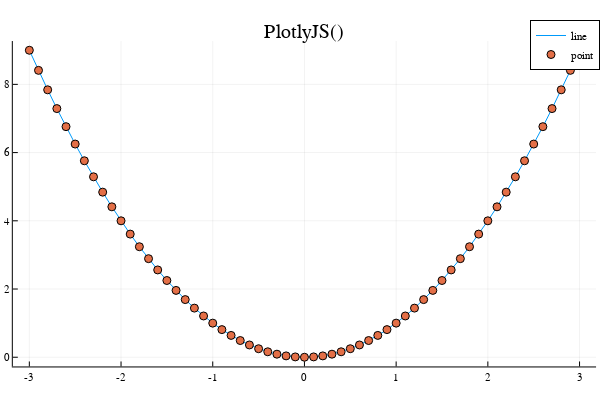

Notebook cell for this chart:
### Code cell
using Plots
plotlyjs()
x=-3:0.1:3
f(x)=x^2
y=f.(x)
p=plot(x,y,label="line")
scatter!(x,y,label="point")
title!("PlotlyJS()")

### Figure 1 — Plotly figure (JSON) as saved in the notebook; plotly's stock layout.template omitted (floating-point values rounded to 4 significant figures)
{"data": [{"colorbar": {"title": ""}, "legendgroup": "line", "line": {"color": "rgba(0, 154, 250, 1.000)", "dash": "solid", "shape": "linear", "width": 1}, "mode": "lines", "name": "line", "showlegend": true, "type": "scatter", "x": [-3, -2.9, -2.8, -2.7, -2.6, -2.5, -2.4, -2.3, -2.2, -2.1, -2, -1.9, -1.8, -1.7, -1.6, -1.5, -1.4, -1.3, -1.2, -1.1, -1, -0.9, -0.8, -0.7, -0.6, -0.5, -0.4, -0.3, -0.2, -0.1, 0, 0.1, 0.2, 0.3, 0.4, 0.5, 0.6, 0.7, 0.8, 0.9, 1, 1.1, 1.2, 1.3, 1.4, 1.5, 1.6, 1.7, 1.8, 1.9, 2, 2.1, 2.2, 2.3, 2.4, 2.5, 2.6, 2.7, 2.8, 2.9, 3], "xaxis": "x", "y": [9, 8.41, 7.84, 7.29, 6.76, 6.25, 5.76, 5.29, 4.84, 4.41, 4, 3.61, 3.24, 2.89, 2.56, 2.25, 1.96, 1.69, 1.44, 1.21, 1, 0.81, 0.64, 0.49, 0.36, 0.25, 0.16, 0.09, 0.04, 0.01, 0, 0.01, 0.04, 0.09, 0.16, 0.25, 0.36, 0.49, 0.64, 0.81, 1, 1.21, 1.44, 1.69, 1.96, 2.25, 2.56, 2.89, 3.24, 3.61, 4, 4.41, 4.84, 5.29, 5.76, 6.25, 6.76, 7.29, 7.84, 8.41, 9], "yaxis": "y", "zmax": null, "zmin": null}, {"colorbar": {"title": ""}, "legendgroup": "point", "marker": {"color": "rgba(227, 111, 71, 1.000)", "line": {"color": "rgba(0, 0, 0, 1.000)", "width": 1}, "size": 8, "symbol": "circle"}, "mode": "markers", "name": "point", "showlegend": true, "type": "scatter", "x": [-3, -2.9, -2.8, -2.7, -2.6, -2.5, -2.4, -2.3, -2.2, -2.1, -2, -1.9, -1.8, -1.7, -1.6, -1.5, -1.4, -1.3, -1.2, -1.1, -1, -0.9, -0.8, -0.7, -0.6, -0.5, -0.4, -0.3, -0.2, -0.1, 0, 0.1, 0.2, 0.3, 0.4, 0.5, 0.6, 0.7, 0.8, 0.9, 1, 1.1, 1.2, 1.3, 1.4, 1.5, 1.6, 1.7, 1.8, 1.9, 2, 2.1, 2.2, 2.3, 2.4, 2.5, 2.6, 2.7, 2.8, 2.9, 3], "xaxis": "x", "y": [9, 8.41, 7.84, 7.29, 6.76, 6.25, 5.76, 5.29, 4.84, 4.41, 4, 3.61, 3.24, 2.89, 2.56, 2.25, 1.96, 1.69, 1.44, 1.21, 1, 0.81, 0.64, 0.49, 0.36, 0.25, 0.16, 0.09, 0.04, 0.01, 0, 0.01, 0.04, 0.09, 0.16, 0.25, 0.36, 0.49, 0.64, 0.81, 1, 1.21, 1.44, 1.69, 1.96, 2.25, 2.56, 2.89, 3.24, 3.61, 4, 4.41, 4.84, 5.29, 5.76, 6.25, 6.76, 7.29, 7.84, 8.41, 9], "yaxis": "y", "zmax": null, "zmin": null}], "layout": {"annotations": [{"font": {"color": "rgba(0, 0, 0, 1.000)", "family": "sans-serif", "size": 20}, "rotation": 0, "showarrow": false, "text": "PlotlyJS()", "x": 0.5074, "xanchor": "center", "xref": "paper", "y": 1, "yanchor": "top", "yref": "paper"}], "height": 400, "legend": {"bgcolor": "rgba(255, 255, 255, 1.000)", "bordercolor": "rgba(0, 0, 0, 1.000)", "borderwidth": 1, "font": {"color": "rgba(0, 0, 0, 1.000)", "family": "sans-serif", "size": 11}, "title": {"font": {"color": "rgba(0, 0, 0, 1.000)", "family": "sans-serif", "size": 15}, "text": ""}, "tracegroupgap": 0, "traceorder": "normal", "x": 1, "xanchor": "auto", "y": 1, "yanchor": "auto"}, "margin": {"b": 20, "l": 0, "r": 0, "t": 20}, "paper_bgcolor": "rgba(255, 255, 255, 1.000)", "plot_bgcolor": "rgba(255, 255, 255, 1.000)", "showlegend": true, "width": 600, "xaxis": {"anchor": "y", "domain": [0.02138, 0.9934], "gridcolor": "rgba(0, 0, 0, 0.100)", "gridwidth": 0.5, "linecolor": "rgba(0, 0, 0, 1.000)", "mirror": false, "range": [-3.18, 3.18], "showgrid": true, "showline": true, "showticklabels": true, "tickangle": 0, "tickcolor": "rgb(0, 0, 0)", "tickfont": {"color": "rgba(0, 0, 0, 1.000)", "family": "sans-serif", "size": 11}, "tickmode": "array", "ticks": "inside", "ticktext": ["-3", "-2", "-1", "0", "1", "2", "3"], "tickvals": [-3, -2, -1, 0, 1, 2, 3], "title": "", "titlefont": {"color": "rgba(0, 0, 0, 1.000)", "family": "sans-serif", "size": 15}, "type": "-", "visible": true, "zeroline": false, "zerolinecolor": "rgba(0, 0, 0, 1.000)"}, "yaxis": {"anchor": "x", "domain": [0.03762, 0.9415], "gridcolor": "rgba(0, 0, 0, 0.100)", "gridwidth": 0.5, "linecolor": "rgba(0, 0, 0, 1.000)", "mirror": false, "range": [-0.27, 9.27], "showgrid": true, "showline": true, "showticklabels": true, "tickangle": 0, "tickcolor": "rgb(0, 0, 0)", "tickfont": {"color": "rgba(0, 0, 0, 1.000)", "family": "sans-serif", "size": 11}, "tickmode": "array", "ticks": "inside", "ticktext": ["0", "2", "4", "6", "8"], "tickvals": [0, 2, 4, 6, 8], "title": "", "titlefont": {"color": "rgba(0, 0, 0, 1.000)", "family": "sans-serif", "size": 15}, "type": "-", "visible": true, "zeroline": false, "zerolinecolor": "rgba(0, 0, 0, 1.000)"}}}
